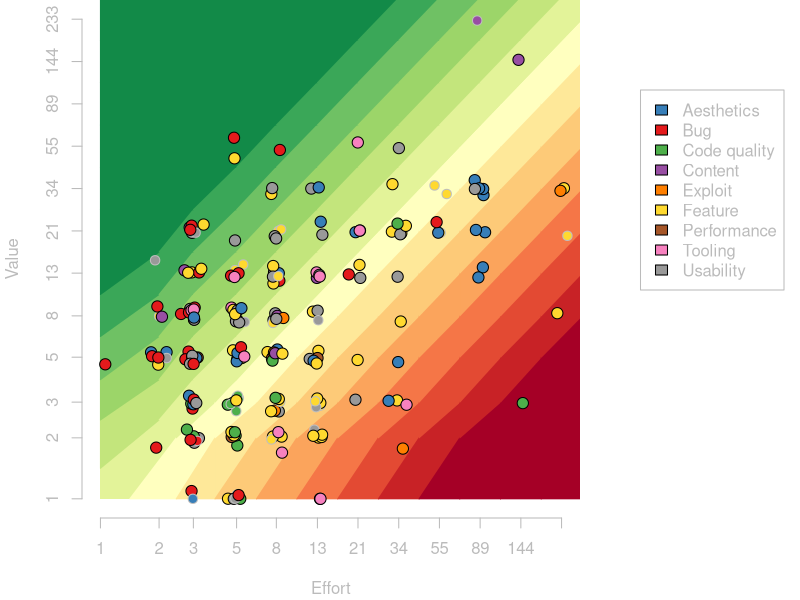

The R script that drew this image:
library("RColorBrewer")
#options(warn=2)

circleSize = 1.5

svg("backlog.svg", width=12, height=8, bg=NA)
#png("backlog.png", width=600, height=500, type="cairo", pointsize=13)

par(mar=c(4.1, 4.1, 0, 11), col="#bbbbbb", col.axis="#bbbbbb", col.lab="#bbbbbb", fg="#bbbbbb")

jitter_log <- function(vals, scaler=0.05) {
  noise <- rnorm(length(vals), mean=0, sd=vals*scaler)
  vals + noise
}

data <- read.csv("backlog.csv", sep=",")

# Categories
cats = sort(unique(data$type))
data$typeID = match(data$type, cats)
set1Cols = brewer.pal(9, "Set1")
cols = set1Cols;
cols[1] = set1Cols[2]; # Probably aesthetics; blue
cols[2] = set1Cols[1]; # Probably bug; red
cols[6] = brewer.pal(8, "Set2")[6] # Normal yellow too light
data$color = cols[data$typeID]

# ROI
vals = c(1, 2, 3, 5, 8, 13, 21, 34, 55, 89, 144, 233, 377, 610, 987)
data$roi = match(data$value, vals) - match(data$effort, vals)

# Initialize NA values
for (i in 1:length(data$roi)){
    if (is.na(data$done[i]))
        data$done[i] = FALSE
    if (is.na(data$milestone[i]))
        data$milestone[i] = 999
    if (data$milestone[i] == "")
        data$milestone[i] = 999
}

# Ignore blocks when the blocking task is done
issue2Index <- vector(mode="integer", length=data$issue[length(data$roi)])
for (i in 1:length(data$roi)){
    issueNum = data$issue[i]
    issue2Index[issueNum] = i
}
for (i in 1:length(data$roi)){
    blockingPBI = issue2Index[data$blockedBy[i]]

    if (is.na(blockingPBI))
        next
    if (blockingPBI == 0)
        next # Blocked by a deleted PBI

    blockingPbiIsDone = data$done[blockingPBI] # data is still sorted by issue #
    if (is.na(blockingPbiIsDone))
        next
    if (blockingPbiIsDone)
        data$blockedBy[i] = NA
}

minROI = NULL
maxROI = NULL
minVal = NULL
maxVal = NULL
minEffort = NULL
maxEffort = NULL
for (i in 1:length(data$roi)){
    if (!data$done[i]){

        if (is.null(minROI))
            minROI = data$roi[i]
        else if (data$roi[i] < minROI)
            minROI = data$roi[i]
        if (is.null(maxROI))
            maxROI = data$roi[i]
        else if (data$roi[i] > maxROI)
            maxROI = data$roi[i]

        if (is.null(minVal))
            minVal = data$value[i]
        else if (data$value[i] < minVal)
            minVal = data$value[i]
        if (is.null(maxVal))
            maxVal = data$value[i]
        else if (data$value[i] > maxVal)
            maxVal = data$value[i]

        if (is.null(minEffort))
            minEffort = data$effort[i]
        else if (data$effort[i] < minEffort)
            minEffort = data$effort[i]
        if (is.null(maxEffort))
            maxEffort = data$effort[i]
        else if (data$effort[i] > maxEffort)
            maxEffort = data$effort[i]
    }
}

#for (i in 1:length(data$roi)){
#    if (data$done[i]){
#        if (data$roi[i] < minROI)
#            data$roi = minROI
#        else if (data$roi[i] > maxROI)
#            data$roi = maxROI
#    }
#}
roiRange = maxROI - minROI + 1
roiPalette = colorRampPalette(brewer.pal(11, "RdYlGn"))
paletteSize = roiRange;
if (roiRange %% 2 == 0){
    paletteSize = paletteSize + 1
}
roiColsRaw = roiPalette(paletteSize)
roiCols = 1:25
roiMidpoint = 13
for (i in (-13:minROI + roiMidpoint)){ # Deep red at the bottom
    roiCols[i] = roiColsRaw[1]
}
for (i in (maxROI:11 +roiMidpoint)){ # Deep green at the top
    roiCols[i] = roiColsRaw[roiRange]
}
for (i in 1:roiRange){
    roiCols[minROI+roiMidpoint + i - 1] = roiColsRaw[i]
}

# Sort data
unsortedData <- data
data <- data[with(data, order(milestone, -roi, effort, issue)),]

x = jitter_log(data$effort)
y = jitter_log(data$value)

x = sapply(x, function(n) max(c(n, 1)))
y = sapply(y, function(n) max(c(n, 1)))

plot(
    NULL, log="xy", xlab="Effort", ylab="Value", axes=FALSE,
    #main="Issue backlog",
    xlim=c(minEffort, maxEffort), ylim=c(minVal, maxVal)
)

effortVals = vals[match(minEffort, vals):match(maxEffort, vals)]
valueVals = vals[match(minVal, vals):match(maxVal, vals)]
axis(1, at=effortVals)
axis(2, at=valueVals)
#box()




logHalf <- function(a, b){
    sqrt(a*b)
}



numVals = length(vals)
topVal = vals[numVals]
secondTopVal = vals[numVals-1]
topEdge = logHalf(secondTopVal, topVal)

polygon(x=c(1,topVal,topVal,1), y=c(1,1,topVal,topVal), lty=0, col=roiCols[roiMidpoint])

for (e in 1:(numVals-1)){
    midE = logHalf(vals[e], vals[e+1])
    nextMidE = logHalf(vals[e+1], vals[e+2])
    if (e > 1) {
        for (v in 1:e){
            roi = v-e;
            polygon(
                x=c(midE, nextMidE, nextMidE, midE),
                y=c(vals[v], vals[v+1], vals[v+2], vals[v+1]),
                col=roiCols[roiMidpoint+roi],
                border=roiCols[roiMidpoint+roi]
            )
        }
    }
    roi = -e
    polygon(
        x=c(midE, nextMidE, nextMidE),
        y=c(vals[1], vals[1], vals[2]),
        col=roiCols[roiMidpoint+roi],
        border=roiCols[roiMidpoint+roi]
    )
}

for (v in 1:(numVals-1)){
    midV = logHalf(vals[v], vals[v+1])
    nextMidV = logHalf(vals[v+1], vals[v+2])
    if (v > 1){
        for (e in 1:v){
            roi = v-e;
            polygon(
                x=c(vals[e], vals[e+1], vals[e+2], vals[e+1]),
                y=c(midV, nextMidV, nextMidV, midV),
                col=roiCols[roiMidpoint+roi],
                border=roiCols[roiMidpoint+roi]
            )
        }
    }
    roi = v
    polygon(
        x=c(vals[1], vals[1], vals[2]),
        y=c(midV, nextMidV, nextMidV),
        col=roiCols[roiMidpoint+roi],
        border=roiCols[roiMidpoint+roi]
    )
}

# blocker lines
#for (i in 1:length(data$roi)){
#	blockedBy = data$blockedBy[i]
#	toX = x[i]
#	toY = y[i]
#    if (!is.na(blockedBy)){
#		# find blocking PBI
#		for (j in 1:length(data$roi)){
#			if (data$issue[j] == blockedBy){
#				fromX = x[j]
#				fromY = y[j]
#				arrows(
#					fromX, fromY, toX, toY,
#					angle = 20,
#				)
#				break
#			}
#		}
#	}
#}


for (i in 1:length(data$roi)){
	if (!data$done[i]) {
		blockedBy = data$blockedBy[i]
		if (!is.na(blockedBy)){
			points(x[i], y[i], pch=21, bg=data$color[i], cex=circleSize - 0.25, col="grey")
		} else {
			points(x[i], y[i], pch=21, bg=data$color[i], cex=circleSize, col="black")
		}
	}
}


#points(x, y, pch=21, bg=data$color, cex=circleSize, col="black")
#points(x, y, col=data$color, cex=circleSize, lwd=3)


add_legend <- function(...) {
  opar <- par(fig=c(0, 1, 0, 1), oma=c(0, 0, 0, 0),
    mar=c(0, 0, 0, 0), new=TRUE)
  on.exit(par(opar))
  plot(0, 0, type='n', bty='n', xaxt='n', yaxt='n')
  legend(...)
}
add_legend(legend=cats, x="topright", fill=cols, inset=c(0.02,0.15))










dev.off()


suggestRefinementAtEV = 800
suggestRefinementAtEffort = 35

# Write js file
fieldNum <- function(name, value){
    paste("    ", name, ": ", value, ",", sep="")
}
fieldStr <- function(name, value){
    paste("    ", name, ": \"", value, "\",", sep="")
}

text = "PBIs = ["
for (i in 1:length(data$roi)){
    text = c(text, "{")
    text = c(text, fieldNum("issue", data$issue[i]))
    text = c(text, fieldStr("description", data$description[i]))
    text = c(text, fieldStr("type", data$type[i]))
    text = c(text, fieldStr("typeColor", cols[data$type[i]]))
    text = c(text, fieldNum("value", data$value[i]))
    text = c(text, fieldNum("effort", data$effort[i]))
    roi = data$roi[i]
    text = c(text, fieldNum("roi", roi))
    roiForColor = min(roi, maxROI)
    roiForColor = max(roiForColor, minROI)
    text = c(text, fieldStr("roiColor", roiCols[roiForColor+roiMidpoint]))
    text = c(text, fieldNum("done", if (data$done[i]) "true" else "false"))

    if (!is.na(data$blockedBy[i])){
        text = c(text, fieldNum("blockedBy", data$blockedBy[i]))
    }

    if (data$effort[i] * data$value[i] >= suggestRefinementAtEV &&
        data$effort[i] >= suggestRefinementAtEffort){
        text = c(text, fieldStr("refine", "true"))
    }

    if (!is.na(data$critical[i]) && data$critical[i]){
        text = c(text, fieldNum("critical", "true"))
    }

    milestoneEntry = data$milestone[i]
    if (is.na(milestoneEntry))
        milestoneEntry = "999"
    text = c(text, fieldStr("milestone", milestoneEntry))


    text = c(text, "},")
}
text = c(text, "];")

write(text, file="backlog.js")
